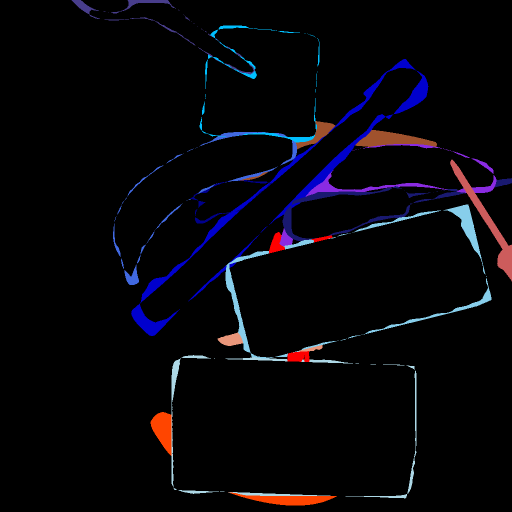
#> input picture push-to-see/src/push-DQN/logs/2021-09-01.05:07:48/mask-rg/prediction-images/000000.00.mask_pred_diff.png, 1024 x 1024 px, found by its file name (shown at 1/2 size); its folder holds only this picture in this run
$ python concatenate_maks.py
#> lines starting #> are read from the running program, lines starting #| are printed output that depends on the picture; after the words box and inside, x2 and y2 are one past the last pixel; in counts of white or black regions, pixels touching at a corner belong together
import numpy as np
import cv2
import os
import glob

# PATH = '/home/baris/Workspace/push-to-see/logs/2021-03-10.01:20:29/mask-rg/prediction-images'
PATH = '/home/baris/Workspace/push-to-see/logs/2021-03-10.09:55:46/mask-rg/prediction-images'
PATH_TO_SAVE = '/home/baris/Desktop/sess_imgs'

file_list = sorted(glob.glob(PATH+'/*.mask_pred_diff.png'))


black_img = np.zeros([1024, 1024, 3]).astype(np.uint8)
white_img = np.ones([1024, 1024, 3]).astype(np.uint8) * 38
j = 1 # for file name index

for sel_file in file_list:
    head, tail = os.path.split(sel_file)
    split_file = tail.split('.')
    iteration_no = split_file[0]
    trial_no = split_file[1]
    if int(trial_no) == 0:

        sess_start_it = int(iteration_no)
        images = []
        for i in range(0, 11):
            if os.path.isfile(os.path.join(PATH, '{:06d}.{:02d}.mask_pred_diff.png'.format(sess_start_it+i, i))):
                print('{:06d}.{:02d}.mask_pred_diff.png'.format(sess_start_it+i, i))
                images.append(cv2.imread(os.path.join(PATH, '{:06d}.{:02d}.mask_pred_diff.png'.format(sess_start_it + i, i))))
            else:
                images.append(white_img)

        img1 = cv2.hconcat(images)
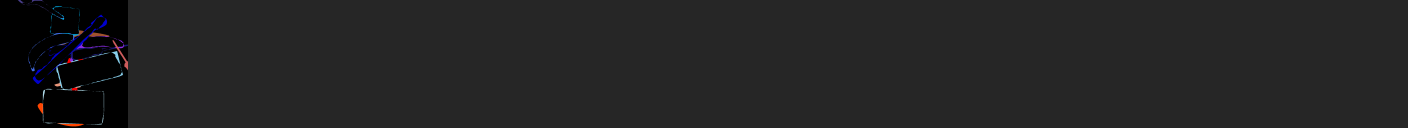
#> img1: shape (1024, 11264, 3) (shown at 1/8 size); mean of channels 0, 1, 2 35.4, 35, 35.1; drawn as B, G, R
        images = [black_img]

        for i in range(11, 21):
            if os.path.isfile(os.path.join(PATH, '{:06d}.{:02d}.mask_pred_diff.png'.format(sess_start_it+i, i))):
                print('{:06d}.{:02d}.mask_pred_diff.png'.format(sess_start_it + i, i))
                images.append(cv2.imread(os.path.join(PATH, '{:06d}.{:02d}.mask_pred_diff.png'.format(sess_start_it + i, i))))
            else:
                images.append(white_img)

        img2 = cv2.hconcat(images)
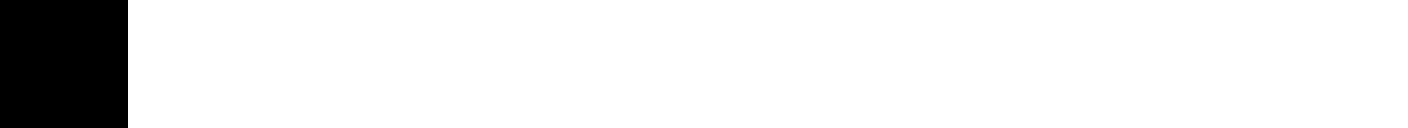
#> img2: shape (1024, 11264, 3) (shown at 1/8 size); values 0 (black) and 38 (white), 90.9% white; 1 black region, box (x1, y1, x2, y2) and area: (0, 0, 1024, 1024) 1048576
        img = cv2.vconcat([img1, img2])
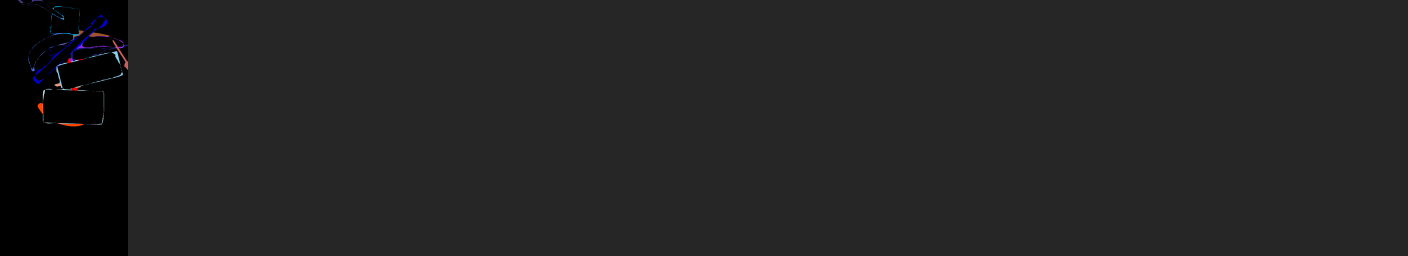
#> img: shape (2048, 11264, 3) (shown at 1/8 size); mean of channels 0, 1, 2 35, 34.8, 34.8; drawn as B, G, R
        images = [black_img]

        for i in range(21, 31):
            if os.path.isfile(os.path.join(PATH, '{:06d}.{:02d}.mask_pred_diff.png'.format(sess_start_it+i, i))):
                print('{:06d}.{:02d}.mask_pred_diff.png'.format(sess_start_it + i, i))
                images.append(cv2.imread(os.path.join(PATH, '{:06d}.{:02d}.mask_pred_diff.png'.format(sess_start_it + i, i))))
            else:
                print(i)
                images.append(white_img)

        img3 = cv2.hconcat(images)
        img = cv2.vconcat([img, img3])


        cv2.imwrite(os.path.join(PATH_TO_SAVE, "sess_{}_images_start_from_{}.jpg".format(j, sess_start_it)), img)
        j+=1


# [5 lines of commented-out code are left out]
